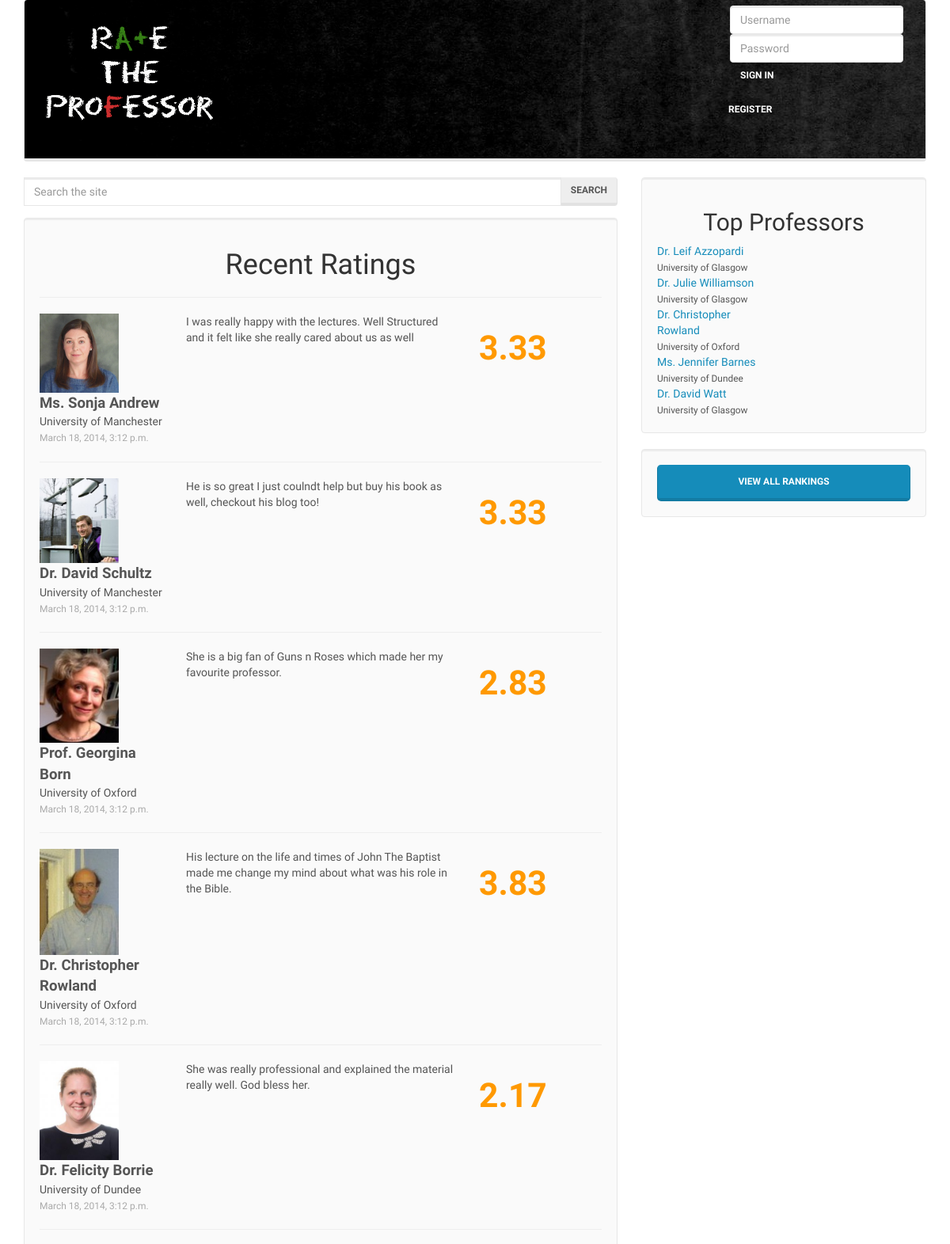
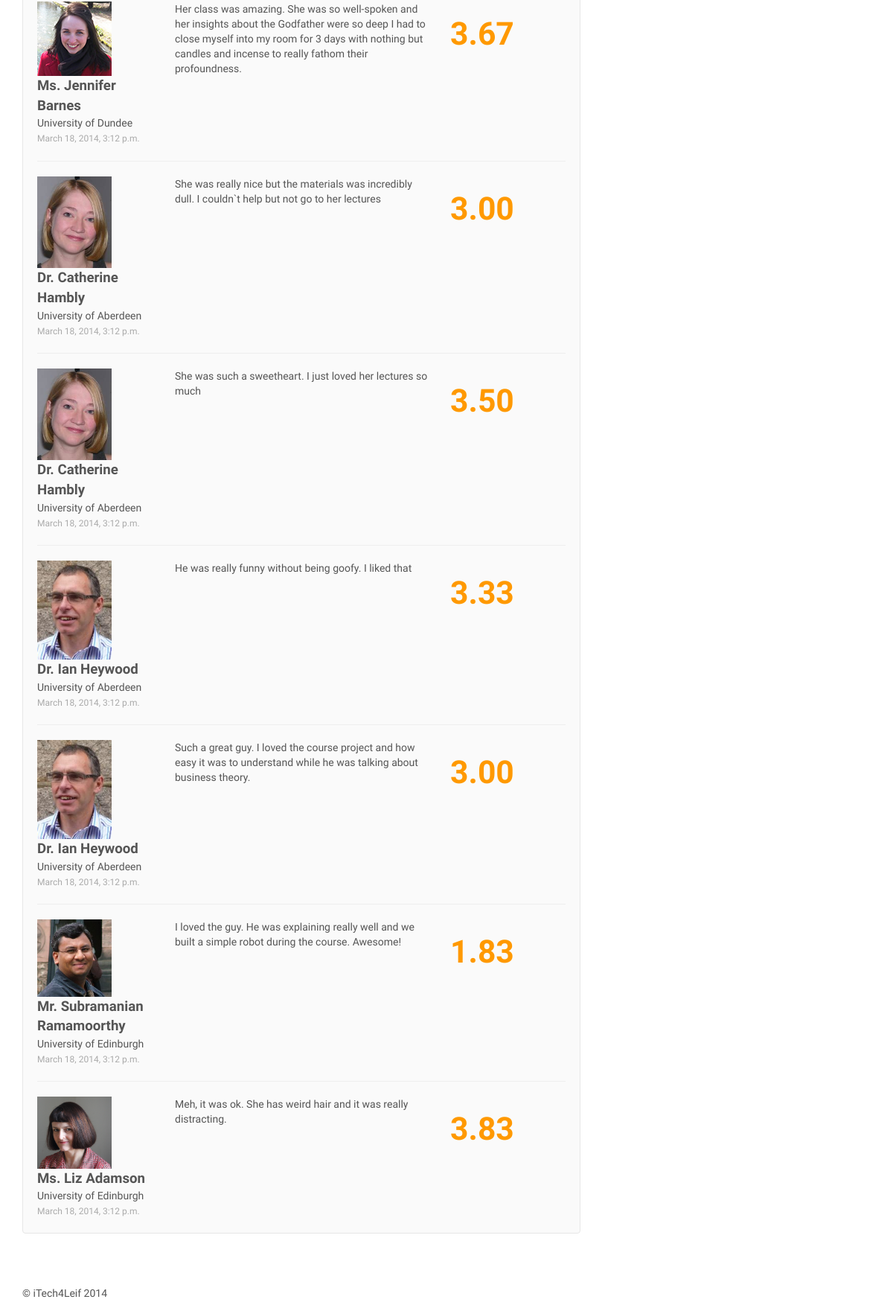
The page / on the database its author committed (2 pictures, top to bottom).
### rate_the_professor/models.py (models this page shows, shortened)
class Rating(models.Model):
    user = models.ForeignKey(User, null=True)
    professor = models.ForeignKey(Professor)
    communication = models.DecimalField(max_digits=2, decimal_places=1, default=2.5)
    knowledge = models.DecimalField(max_digits=2, decimal_places=1, default=2.5)
    approachability = models.DecimalField(max_digits=2, decimal_places=1, default=2.5)
    enthusiasm = models.DecimalField(max_digits=2, decimal_places=1, default=2.5)
    clarity = models.DecimalField(max_digits=2, decimal_places=1, default=2.5)
    awesomeness = models.DecimalField(max_digits=2, decimal_places=1, default=2.5)
    comment = models.CharField(max_length=1024, null=False)
    datetime = models.DateTimeField(auto_now_add=True)
    def _calculate_rating(self):
        return u'%.2f' % ((self.communication + self.knowledge + self.approachability
                + self.enthusiasm + self.clarity + self.awesomeness) / 6)
    rating = property(_calculate_rating)

class Professor(models.Model):
    title = models.CharField(max_length=64)
    first_name = models.CharField(max_length=256)
    last_name = models.CharField(max_length=256)
    sum_of_communication = models.DecimalField(max_digits=10, decimal_places=1, default=2.5)
    no_of_communication = models.IntegerField(default=1)
    overall_communication = models.DecimalField(max_digits=2, decimal_places=1, default=2.5)
    sum_of_knowledge = models.DecimalField(max_digits=10, decimal_places=1, default=2.5)
    no_of_knowledge = models.IntegerField(default=1)
    overall_knowledge = models.DecimalField(max_digits=2, decimal_places=1, default=2.5)
    sum_of_approachability = models.DecimalField(max_digits=10, decimal_places=1, default=2.5)
    no_of_approachability = models.IntegerField(default=1)
    overall_approachability = models.DecimalField(max_digits=2, decimal_places=1, default=2.5)
    sum_of_enthusiasm = models.DecimalField(max_digits=10, decimal_places=1, default=2.5)
    no_of_enthusiasm = models.IntegerField(default=1)
    overall_enthusiasm = models.DecimalField(max_digits=2, decimal_places=1, default=2.5)
    sum_of_clarity = models.DecimalField(max_digits=10, decimal_places=1, default=2.5)
    no_of_clarity = models.IntegerField(default=1)
    overall_clarity = models.DecimalField(max_digits=2, decimal_places=1, default=2.5)
    sum_of_awesomeness = models.DecimalField(max_digits=10, decimal_places=1, default=2.5)
    no_of_awesomeness = models.IntegerField(default=1)
    overall_awesomeness = models.DecimalField(max_digits=2, decimal_places=1, default=2.5)
    sum_of_ratings = models.DecimalField(max_digits=10, decimal_places=1, default=2.5)
    no_of_ratings = models.IntegerField(default=1)
    overall_rating = models.DecimalField(max_digits=2, decimal_places=1, default=2.5)
    picture = models.ImageField(upload_to='professors', blank=True)
    university = models.ForeignKey(University)
    courses_taught = models.ManyToManyField(Course)
    website_url = models.URLField()
    def _full_name(self):
        return u'%s %s %s ' % (self.title, self.first_name, self.last_name)
    full_name = property(_full_name)

class University(models.Model):
    uni_name = models.CharField(max_length=256, unique=True)
    website_url = models.URLField()
    class Meta:
        verbose_name_plural = "Universities"
    def __unicode__(self):
        return self.uni_name

### rate_the_professor/views.py (the view)
# urls.py: urlpatterns = patterns('',url(r'^$', views.index, name='index')
def index(request):
    context = RequestContext(request)
    context_dict = {}
    try:
        recent_ratings = Rating.objects.order_by('-id')[:12]
        context_dict['recent_ratings'] = recent_ratings
        top_professors = Professor.objects.order_by('-overall_rating')[:5]
        context_dict['top_professors'] = top_professors
    except Rating.DoesNotExist:
        pass
    except Professor.DoesNotExist:
        pass
    context_dict = add_user_profile(request, context_dict)
    return render_to_response('rate_the_professor/index.html', context_dict, context)

### rate_the_professor/views.py (called while the page is built)
def add_user_profile(request, context_dict):
    try:
        user_id = request.user.id
        user = User.objects.get(id=user_id)
        context_dict['user'] = user
        context_dict['user_profile'] = UserProfile.objects.get(user=user)
    except User.DoesNotExist:
        pass
    except UserProfile.DoesNotExist:
        pass
    return context_dict

### templates/rate_the_professor/index.html (shortened to what this page needs)
{% extends 'rate_the_professor/base.html' %}
{% load static %}
{% block body_block %}
<div class="row">
	<div class="col-md-8">
        <div class="form-group">
			<form class="input-group" role="form" id="search_form" method="post" action="/rate_the_professor/suggest_professor/">
	            <input type="text" class="form-control" name="query" value="" id="query" autocomplete="off" placeholder="Search the site">
	            <span class="input-group-btn">
	                <button type="submit" class="btn btn-default" name="submit" value="Search">Search</button>
	            </span>
			</form>
    	</div>
		<div class="well" id="ratings-main">
			<h1 class="centered-text">Recent Ratings</h1>
			{% if recent_ratings %}
				{% for rating in recent_ratings %}
					<hr>
					<div class="row">
						<div class="col-md-3">
		                    <a href="/rate_the_professor/professor/{{ rating.professor.id }}/">
			                    <img class="comment-pic" src="/media/professors/{{ rating.professor.picture }}">
		                    </a>
							<div><strong class="big-text">{{ rating.professor.full_name }}</strong></div>
							<div>{{ rating.professor.university.uni_name }}</div>
							<div><span class="date">{{ rating.datetime }}</span></div>
						</div>
						<div class="col-md-6">{{ rating.comment }}</div>
						<div class="col-md-3">
							<h2 class="number-rating">{{ rating.rating }}</h2>
						</div>
					</div>
				{% endfor %}
			{% else %}
			<strong>There are no ratings present.</strong>
			{% endif %}
		</div>
	</div>
	<div class="col-md-4">
		<div class="well">
			<h2 class="centered-text">Top Professors</h2>
            {% include "rate_the_professor/top_rating.html" with professors=top_professors %}
		</div>
        <div class="well">
            <a href="/rate_the_professor/ranking/" class="btn btn-primary btn-lg btn-block">View All Rankings</a>
		</div>
	</div>
</div>
{% endblock %}

### templates/rate_the_professor/base.html (shortened to what this page needs)
{% load static %}
<!DOCTYPE html>
<html>
<head>
	<link href="{% static 'css/bootstrap.css' %}" rel="stylesheet">
	<link href="{% static 'css/bootstrap.min.css' %}" rel="stylesheet" media="screen">
	<link href="{% static 'css/rate-the-professor.css' %}" rel="stylesheet">
</head>
<body>
	<div class="container">
		<div class="navbar navbar-default">
			<div class="row">
				<div class="col-md-3">
					<div class="navbar-header">
						<a href="/rate_the_professor/"><img src="{% static 'img/logo.png' %}" class="navbar-brand"></a>
					</div>
				</div>
				{% if user.is_authenticated %}
					<div class="col-md-3 col-md-offset-6">
						<div class="btn-group">
							<a href="/rate_the_professor/user/" class="btn btn-lg btn-link">
								<div class="thumbnail">
									{% if user_profile.picture %}
										<img class= "thumbnail" src="/media/{{ user_profile.picture }}">
									{% else %}
										<img class= "thumbnail" src="{% static 'img/profpic.png' %}">
									{% endif %}
								</div>
							</a>
                            <a href="/rate_the_professor/user/" class="btn btn-lg btn-link">Welcome back, {{ user.username }}</a>
							<a href="/rate_the_professor/logout/" class="btn btn-lg btn-link">Logout</a>
						</div>
					</div>
				{% else %}
					<div class="col-md-3 col-md-offset-6">
						<form class="navbar-form" id="login_form" method="post" action="/rate_the_professor/login/">
							<div class="form-group">
								<input type="text" class="form-control" id="id_username" name="username" placeholder="Username">
								<input type="password" class="form-control" id="id_password" name="password" placeholder="Password" />
								<div class="list-group-horizontal">
									<button type="submit" for="login_form" class="btn btn-link">Sign in</button>
								</div>
							</div>
						</form>
						<form action="/rate_the_professor/register/">
							<button type="submit" class="btn btn-link">Register</button>
						</form>
					</div>
				{% endif %}
			</div>
		</div>
		{% block body_block %}{% endblock %}
		<footer>
			<p>&copy; iTech4Leif 2014</p>
		</footer>
	</div>
</body>
</html>

### templates/rate_the_professor/top_rating.html (shortened to what this page needs)
{% if professors %}
    {% for professor in professors %}
        <div class="row">
            <div class="col-md-6">
                <a href="/rate_the_professor/professor/{{ professor.id }}/">{{ professor.full_name }}</a>
                <br><small>{{ professor.university }}</small>
            </div>
            <div class="col-md-6 big-rating" title="{{ professor.overall_rating }} stars">{{ professor.overall_rating }}</div>
        </div>
    {% endfor %}
{% else %}
    <strong>There are no professors present.</strong>
{% endif %}

### static/css/rate-the-professor.css (style rules this page uses)
.centered-text { text-align: center; }
.navbar { background: url(/static/img/banner.jpg); }
.navbar-brand { height: 200px; }
footer { margin-top: 50px; }
.comment-pic { width: 100px; }
.date { color: #AAAAAA; font-size: 9pt; }
.big-text { font-size: 14pt; }
.number-rating { font-size: 32pt; }

### rows shown on the page
Rating: professor.picture (picture), professor.full_name "Ms. Sonja Andrew", professor.university.uni_name "University of Manchester", datetime "March 18, 2014, 3:12 p.m.", comment "I was really happy with the lectures. Well Structured and it felt like she really cared about us as well", rating "3.33"
Rating: professor.picture (picture), professor.full_name "Dr. David Schultz", professor.university.uni_name "University of Manchester", datetime "March 18, 2014, 3:12 p.m.", comment "He is so great I just coulndt help but buy his book as well, checkout his blog too!", rating "3.33"
Rating: professor.picture (picture), professor.full_name "Prof. Georgina Born", professor.university.uni_name "University of Oxford", datetime "March 18, 2014, 3:12 p.m.", comment "She is a big fan of Guns n Roses which made her my favourite professor.", rating "2.83"
Rating: professor.picture (picture), professor.full_name "Dr. Christopher Rowland", professor.university.uni_name "University of Oxford", datetime "March 18, 2014, 3:12 p.m.", comment "His lecture on the life and times of John The Baptist made me change my mind about what was his role in the Bible.", rating "3.83"
Rating: professor.picture (picture), professor.full_name "Dr. Felicity Borrie", professor.university.uni_name "University of Dundee", datetime "March 18, 2014, 3:12 p.m.", comment "She was really professional and explained the material really well. God bless her.", rating "2.17"
Rating: professor.picture (picture), professor.full_name "Ms. Jennifer Barnes", professor.university.uni_name "University of Dundee", datetime "March 18, 2014, 3:12 p.m.", comment "Her class was amazing. She was so well-spoken and her insights about the Godfather were so deep I had to close myself into my room for 3 days with nothing but candles and incense to really fathom their profoundness.", rating "3.67"
Rating: professor.picture (picture), professor.full_name "Dr. Catherine Hambly", professor.university.uni_name "University of Aberdeen", datetime "March 18, 2014, 3:12 p.m.", comment "She was really nice but the materials was incredibly dull. I couldn`t help but not go to her lectures", rating "3.00"
Rating: professor.picture (picture), professor.full_name "Dr. Catherine Hambly", professor.university.uni_name "University of Aberdeen", datetime "March 18, 2014, 3:12 p.m.", comment "She was such a sweetheart. I just loved her lectures so much", rating "3.50"
Rating: professor.picture (picture), professor.full_name "Dr. Ian Heywood", professor.university.uni_name "University of Aberdeen", datetime "March 18, 2014, 3:12 p.m.", comment "He was really funny without being goofy. I liked that", rating "3.33"
Rating: professor.picture (picture), professor.full_name "Dr. Ian Heywood", professor.university.uni_name "University of Aberdeen", datetime "March 18, 2014, 3:12 p.m.", comment "Such a great guy. I loved the course project and how easy it was to understand while he was talking about business theory.", rating "3.00"
Rating: professor.picture (picture), professor.full_name "Mr. Subramanian Ramamoorthy", professor.university.uni_name "University of Edinburgh", datetime "March 18, 2014, 3:12 p.m.", comment "I loved the guy. He was explaining really well and we built a simple robot during the course. Awesome!", rating "1.83"
Rating: professor.picture (picture), professor.full_name "Ms. Liz Adamson", professor.university.uni_name "University of Edinburgh", datetime "March 18, 2014, 3:12 p.m.", comment "Meh, it was ok. She has weird hair and it was really distracting.", rating "3.83"
Professor: full_name "Dr. Leif Azzopardi", university "University of Glasgow"
Professor: full_name "Dr. Julie Williamson", university "University of Glasgow"
Professor: full_name "Dr. Christopher Rowland", university "University of Oxford"
Professor: full_name "Ms. Jennifer Barnes", university "University of Dundee"
Professor: full_name "Dr. David Watt", university "University of Glasgow"
